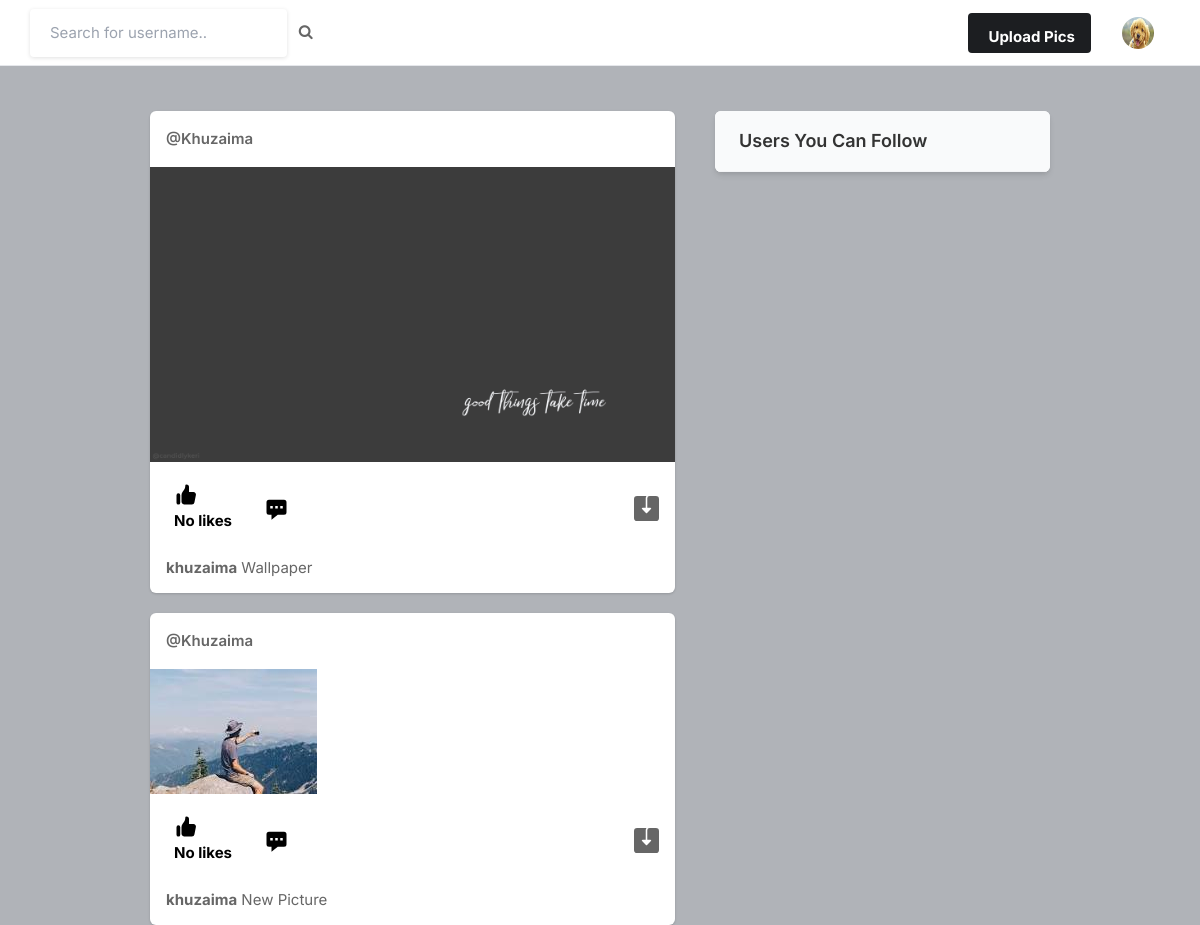
The app's page / (signed in), older data.
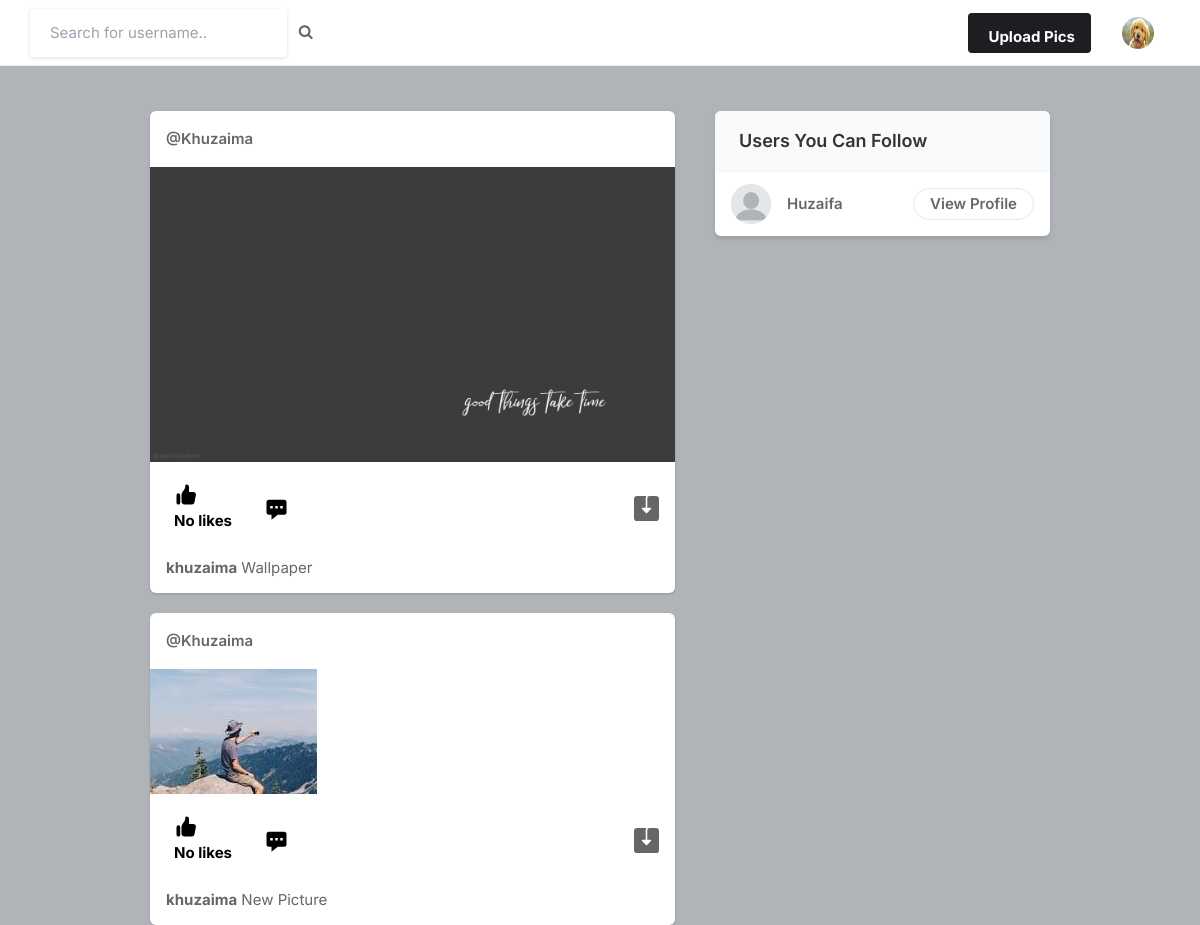
The same page, newer data.
### core/models.py (models this page shows, shortened)
class Post(models.Model):
    id = models.UUIDField(primary_key=True, default=uuid.uuid4)
    user = models.CharField(max_length=100)
    image = models.ImageField(upload_to='post_images')
    caption = models.TextField()
    created_at = models.DateTimeField(default=datetime.now)
    no_of_likes = models.IntegerField(default=0)

class Profile(models.Model):
    user = models.ForeignKey(User, on_delete=models.CASCADE)
    bio = models.TextField(blank=True)
    profileimg = models.ImageField(upload_to='profile_images', default='Default.png')
    location = models.CharField(max_length=100, blank=True)

### core/views.py (the view)
# urls.py: path('', views.index, name='index'),
@login_required(login_url='signin')
def index(request):
    user_instance = request.user
    user_profile, created = Profile.objects.get_or_create(user=user_instance)
    print("user profile", user_profile)
    user_following_list = []
    feed = []
    user_following = FollowersCount.objects.filter(follower=request.user.username)
    for users in user_following:
        user_following_list.append(users.user)
    for usernames in user_following_list:
        feed_lists = Post.objects.filter(user=usernames)
        feed.append(feed_lists)
    feed_list = list(chain(*feed))
    all_users = User.objects.all()
    user_following_all =[]
    for user in user_following:
        user_list = User.objects.get(username=user.user)
        user_following_all.append(user_list)
    new_suggestions_list = [x for x in list(all_users) if (x not in list(user_following_all))]
    current_user = User.objects.filter(username=request.user.username)
    final_suggestions_list = [x for x in list(new_suggestions_list) if (x not in list(current_user))]
    random.shuffle(final_suggestions_list)
    username_profile = []
    username_profile_list = []
    for users in final_suggestions_list:
        username_profile.append(users.id)
    for ids in username_profile:
        profile_lists = Profile.objects.filter(user_id=ids)
        username_profile_list.append(profile_lists)
    suggestions_username_profile_list = list(chain(*username_profile_list))
    return render(request, 'index.html', {'user_profile': user_profile, 'posts': feed_list, 'suggestions_username_profile_list': suggestions_username_profile_list[:5]})

### templates/index.html (shortened to what the changed rows need)
{% load static %}
<!DOCTYPE html>
<html lang="en">
<head>
    <link rel="stylesheet" href="{% static 'assets/css/icons.css' %}">
    <link rel="stylesheet" href="{% static 'assets/css/uikit.css' %}">
    <link rel="stylesheet" href="{% static 'assets/css/style.css' %}">
    <link rel="stylesheet" href="{% static 'assets/css/tailwind.css' %}">
    <link rel="stylesheet" href="https://cdnjs.cloudflare.com/ajax/libs/font-awesome/4.7.0/css/font-awesome.min.css">
</head>
<body>
            <div class="container m-auto">
                <div class="lg:flex justify-center lg:space-x-10 lg:space-y-0 space-y-5">
                    <div class="space-y-5 flex-shrink-0 lg:w-7/12">
                        {% for post in posts reversed %}
                        <div class="bg-white shadow rounded-md  -mx-2 lg:mx-0">
                            <div class="flex justify-between items-center px-4 py-3">
                                <div class="flex flex-1 items-center space-x-4">
                                    <span class="block capitalize font-semibold "> <a href="profile/{{post.user}}">@{{post.user}}</a> </span>
                                </div>
                              <div>
                                <a href="#"> <i class="icon-feather-more-horizontal text-2xl hover:bg-gray-200 rounded-full p-2 transition -mr-1 "></i> </a>
                              </div>
                            </div>
                            <div uk-lightbox>
                                <a href="{{post.image.url}}">
                                    <img src="{{post.image.url}}" alt="">
                                </a>
                            </div>
                            <div class="py-3 px-4 space-y-3">
                                <div class="flex space-x-4 lg:font-bold">
                                    <a href="/like-post?post_id={{post.id}}" class="flex items-center space-x-2">
                                        <div class="p-2 rounded-full text-black">
                                            {% if post.no_of_likes == 0 %}
                                            <p>No likes</p>
                                            {% elif post.no_of_likes >= 1 %}
                                            <p>Liked by {{post.no_of_likes}} person</p>
                                            {% endif %}
                                        </div>
                                    </a>
                                    <a href="{{post.image.url}}" class="flex items-center space-x-2">
                                        <div class="p-2 rounded-full text-black">
                                        </div>
                                    </a>
                                    <a href="{{post.image.url}}" class="flex items-center space-x-2 flex-1 justify-end" download>
                                    </a>
                                </div>
                                <p>
                                    <a href="profile/{{post.user}}"><strong>{{post.user}}</strong></a> {{post.caption}}
                                </p>
                            </div>
                        </div>
                        {% endfor %}
                    </div>
                    <div class="lg:w-5/12">
                        <div class="bg-white  shadow-md rounded-md overflow-hidden">
                            <div class="bg-gray-50  border-b border-gray-100 flex items-baseline justify-between py-4 px-6 ">
                                <h2 class="font-semibold text-lg">Users You Can Follow</h2>
                            </div>
                            <div class="divide-gray-300 divide-gray-50 divide-opacity-50 divide-y px-4 ">
                                {% for suggestion in suggestions_username_profile_list %}
                                <div class="flex items-center justify-between py-3">
                                    <div class="flex flex-1 items-center space-x-4">
                                        <a href="/profile/{{suggestion.user}}">
                                            <img src="{{suggestion.profileimg.url}}" class="bg-gray-200 rounded-full w-10 h-10">
                                        </a>
                                        <div class="flex flex-col">
                                            <span class="block capitalize font-semibold"> {{suggestion.user}} </span>
                                        </div>
                                    </div>
                                    <a href="/profile/{{suggestion.user}}" class="border border-gray-200 font-semibold px-4 py-1 rounded-full hover:bg-pink-600 hover:text-white hover:border-pink-600 "> View Profile </a>
                                </div>
                                {% endfor %}
                            </div>
                        </div>
                    </div>
                </div>
            </div>
</body>
</html>

Row changes from the older to the newer data that the page shows:
added Profile: profileimg (placeholder picture), user "Huzaifa"
